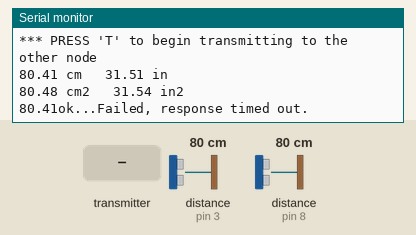
The sketch below on a simulated Arduino Uno, built with avr-gcc and run on an emulated ATmega328P. On the bench: the last lines printed to the serial monitor. Wiring (inferred from the names in the program): 2 × ultrasonic range finder: trigger pin 7, echo pin 8 / trigger pin 2, echo pin 3. The inputs (shaded band) are chosen by the test bench; at power-on: distance to the obstacle (sensors on pin 3, pin 8) 80 cm. The echo pulse lasts 58.3 µs per cm; no radio packets arrive unless stated.

Above: at 1.2 s.
1.3 s: the transmitter starts sending got_time = 0
At 2.3 s:
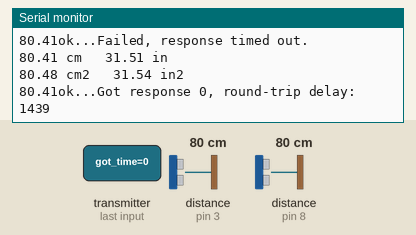
4.0 s: distance to the obstacle (sensor on pin 3) set to 2 cm
At 4.78 s:
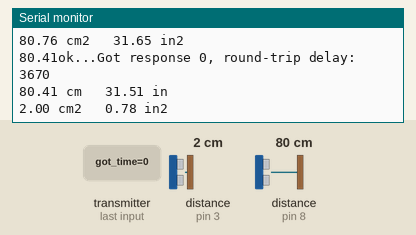
5.5 s: distance to the obstacle (sensor on pin 3) set to 35 cm
At 6.7 s:
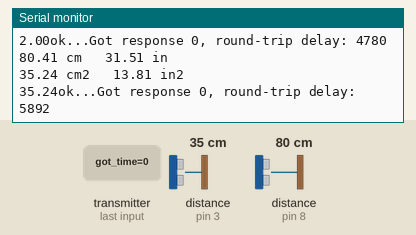
10.2 s: distance to the obstacle (sensor on pin 8) set to 2 cm
At 11.1 s:
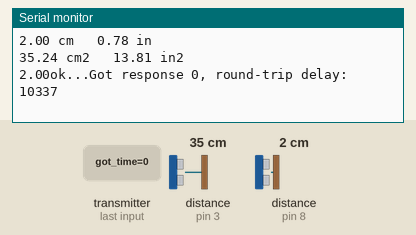
11.7 s: the transmitter starts sending got_time = 256
At 13.0 s:
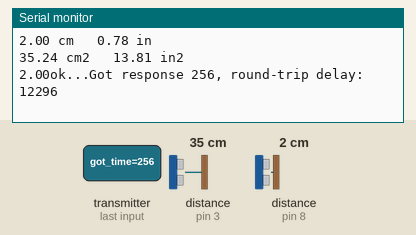
13.2 s: distance to the obstacle (sensor on pin 8) set to 4 cm
At 14.5 s:
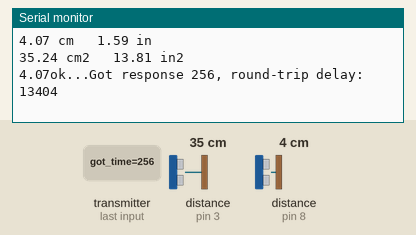
Timing chart, 0 to 15.7 s (numbered marks = the images above; inputs shaded):
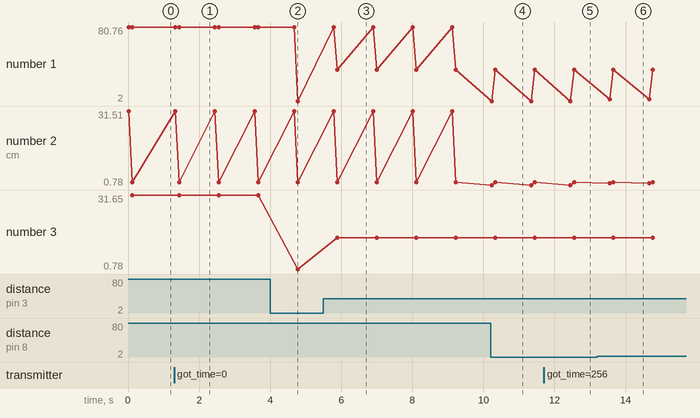

The sketch:

transmitter.ino
```cpp
/*
 This uses some example code from J. Coliz <maniacbug@ymail.com> for the nRF24L01+ radios,
 to communicate between two arduinos.
 Used in the IEEE 2017 Hardware hackathon to create a bot using two Arduinos and the
 nRF24L01+ chip to communicate back and forth the distance of objects using rangefinders.
 Makes sounds when objects get too close.
 */


/**
 * Example for Getting Started with nRF24L01+ radios.
 *
 * This is an example of how to use the RF24 class.  Write this sketch to two
 * different nodes.  Put one of the nodes into 'transmit' mode by connecting
 * with the serial monitor and sending a 'T'.  The ping node sends the current
 * time to the pong node, which responds by sending the value back.  The ping
 * node can then see how long the whole cycle took.
 */
#include <stdio.h>
#include <SPI.h>
#include "nRF24L01.h"
#include "RF24.h"
#include "printf.h"

//
// Hardware configuration
//

// Set up nRF24L01 radio on SPI bus plus pins 9 & 10

RF24 radio(9,10);

//
// Topology
//

// Radio pipe addresses for the 2 nodes to communicate.
const uint64_t pipes[2] = { 0xF0F0F0F0E1LL, 0xF0F0F0F0D2LL };

//
// Role management
//
// Set up role.  This sketch uses the same software for all the nodes
// in this system.  Doing so greatly simplifies testing.
//

// The various roles supported by this sketch
typedef enum { role_ping_out = 1, role_pong_back } role_e;

// The debug-friendly names of those roles
const char* role_friendly_name[] = { "invalid", "Ping out", "Pong back"};

// The role of the current running sketch
//role_e role = role_pong_back;
role_e role = role_ping_out;

// Pins
const int TRIG_PIN = 7;
const int ECHO_PIN = 8;

// Pins
const int TRIG_PIN2 = 2;
const int ECHO_PIN2 = 3;


// Anything over 400 cm (23200 us pulse) is "out of range"
const unsigned int MAX_DIST = 23200;

void setup(void)
{

  // The Trigger pin will tell the sensor to range find
  pinMode(TRIG_PIN, OUTPUT);
  digitalWrite(TRIG_PIN, LOW);

  // The Trigger pin will tell the sensor to range find
  pinMode(TRIG_PIN2, OUTPUT);
  digitalWrite(TRIG_PIN2, LOW);


  //
  // Print preamble
  //

  Serial.begin(57600);
  printf_begin();
  printf("\n\rRF24/examples/GettingStarted/\n\r");
  printf("ROLE: %s\n\r",role_friendly_name[role]);
  printf("*** PRESS 'T' to begin transmitting to the other node\n\r");

  //
  // Setup and configure rf radio
  //

  radio.begin();

  // optionally, increase the delay between retries & # of retries
  radio.setRetries(15,15);

  // optionally, reduce the payload size.  seems to
  // improve reliability
  //radio.setPayloadSize(8);

  //
  // Open pipes to other nodes for communication
  //

  // This simple sketch opens two pipes for these two nodes to communicate
  // back and forth.
  // Open 'our' pipe for writing
  // Open the 'other' pipe for reading, in position #1 (we can have up to 5 pipes open for reading)


    radio.openReadingPipe(1,pipes[1]);


  //
  // Start listening
  //

  radio.startListening();

  //
  // Dump the configuration of the rf unit for debugging
  //

  radio.printDetails();
}

void loop(void)
{

   unsigned long t1;
  unsigned long t2;
  unsigned long pulse_width;
  float cm;
  float inches;

  // Hold the trigger pin high for at least 10 us
  digitalWrite(TRIG_PIN, HIGH);
  delayMicroseconds(10);
  digitalWrite(TRIG_PIN, LOW);

  // Wait for pulse on echo pin
  while ( digitalRead(ECHO_PIN) == 0 );

  // Measure how long the echo pin was held high (pulse width)
  // Note: the micros() counter will overflow after ~70 min
  t1 = micros();
  while ( digitalRead(ECHO_PIN) == 1);
  t2 = micros();
  pulse_width = t2 - t1;

  // Calculate distance in centimeters and inches. The constants
  // are found in the datasheet, and calculated from the assumed speed
  //of sound in air at sea level (~340 m/s).
  cm = pulse_width / 58.0;
  inches = pulse_width / 148.0;

  // Print out results
  if ( pulse_width > MAX_DIST ) {
    Serial.println("Out of range");
  } else {
    Serial.print(cm);
    Serial.print(" cm \t");
    Serial.print(inches);
    Serial.println(" in");
  }


delay(100);

  //////////
unsigned long t12;
  unsigned long t22;
  unsigned long pulse_width2;
  float cm2;
  float inches2;

  // Hold the trigger pin high for at least 10 us
  digitalWrite(TRIG_PIN2, HIGH);
  delayMicroseconds(10);
  digitalWrite(TRIG_PIN2, LOW);

  // Wait for pulse on echo pin
  while ( digitalRead(ECHO_PIN2) == 0 );

  // Measure how long the echo pin was held high (pulse width)
  // Note: the micros() counter will overflow after ~70 min
  t12 = micros();
  while ( digitalRead(ECHO_PIN2) == 1);
  t22 = micros();
  pulse_width2 = t22 - t12;

  // Calculate distance in centimeters and inches. The constants
  // are found in the datasheet, and calculated from the assumed speed
  //of sound in air at sea level (~340 m/s).
  cm2 = pulse_width2 / 58.0;
  inches2 = pulse_width2 / 148.0;

  // Print out results
  if ( pulse_width2 > MAX_DIST ) {
    Serial.println("Out of range");
  } else {
    Serial.print(cm2);
    Serial.print(" cm2 \t");
    Serial.print(inches2);
    Serial.println(" in2");
  }


  //////////////
  //
  // Ping out role.  Repeatedly send the current time
  //

  char array[10];
  snprintf(array, sizeof(array), "%f", 3.333333);

  String centimeterreadings;
  if (cm2 > cm){
    centimeterreadings = String(cm);
  }
  else{
    centimeterreadings = String(cm2);
  }
  centimeterreadings.toCharArray(array, 50);
  if (role == role_ping_out)
  {
    // First, stop listening so we can talk.
    radio.stopListening();
        // Take the time, and send it.  This will block until complete
    unsigned long time = millis();
    printf(array);
      bool ok = radio.write( &array, sizeof(array) );

    if (ok)
      printf("ok...");
    else
      printf("failed.\n\r");

    // Now, continue listening
    radio.startListening();

    // Wait here until we get a response, or timeout (250ms)
    unsigned long started_waiting_at = millis();
    bool timeout = false;
    while ( ! radio.available() && ! timeout )
      if (millis() - started_waiting_at > 200 )
        timeout = true;

    // Describe the results
    if ( timeout )
    {
      printf("Failed, response timed out.\n\r");
    }
    else
    {
      // Grab the response, compare, and send to debugging spew
      unsigned long got_time;
      radio.read( &got_time, sizeof(unsigned long) );

      // Spew it
      printf("Got response %lu, round-trip delay: %lu\n\r",got_time,millis()-got_time);
    }

    // Try again 1s later
    delay(1000);
  }

  //
  // Pong back role.  Receive each packet, dump it out, and send it back
  //


}
```

printf.h
```cpp
// (licence header left out)
/**
 * @file printf.h
 *
 * Setup necessary to direct stdout to the Arduino Serial library, which
 * enables 'printf'
 */

#ifndef __PRINTF_H__
#define __PRINTF_H__

#ifdef ARDUINO

int serial_putc( char c, FILE * )
{
  Serial.write( c );

  return c;
}

void printf_begin(void)
{
  fdevopen( &serial_putc, 0 );
}

#else
#error This example is only for use on Arduino.
#endif // ARDUINO

#endif // __PRINTF_H__
```

Measured:
- after the input at 1.3 s, the serial monitor: prints a new line after 0.14 s (image 1)
- after the input at 4.0 s, the serial monitor: prints a new line after 0.78 s (image 2)
- after the input at 5.5 s, the serial monitor: prints a new line after 0.39 s (image 3)
- after the input at 10.2 s, the serial monitor: prints a new line at once (image 4)
- after the input at 11.7 s, the serial monitor: prints a new line after 0.85 s (image 5)
- after the input at 13.2 s, the serial monitor: prints a new line after 0.35 s (image 6)
- plotted number 1: 80.48 → 80.76 after the input at 1.3 s, 2 → 35.24 after the input at 5.5 s
- plotted number 3: 31.54 → 31.65 after the input at 1.3 s, 31.65 → 0.78 after the input at 4.0 s, 0.78 → 13.81 after the input at 5.5 s
